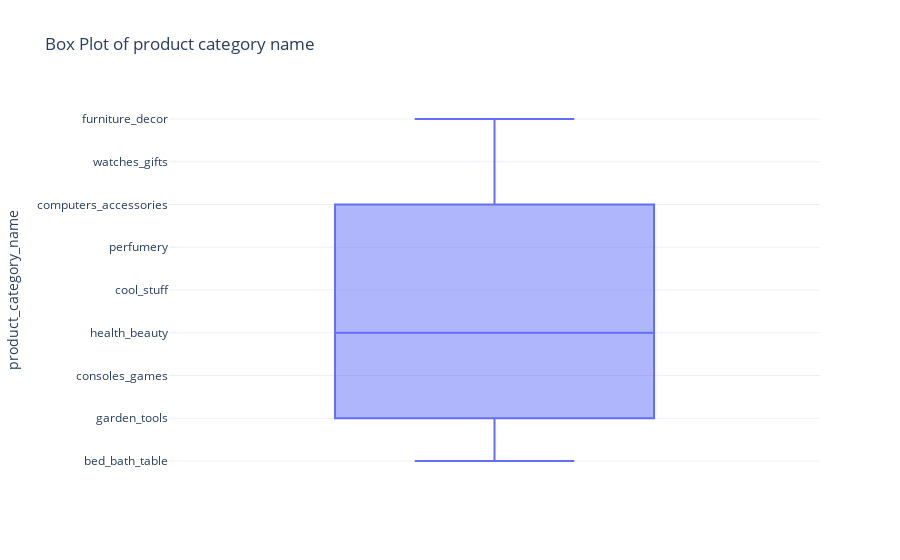

Notebook source saved alongside this figure:
### Code cell
fig = px.box(data, 
             y='product_category_name', 
             title='Box Plot of product category name')
fig.show()

### Figure 1 — Plotly figure (JSON) as saved in the notebook; plotly's stock layout.template omitted (floating-point values rounded to 4 significant figures; data arrays with more than 128 entries replaced by an {"elided": "..."} marker saying what was removed)
{"data": [{"alignmentgroup": "True", "hovertemplate": "product_category_name=%{y}<extra></extra>", "legendgroup": "", "marker": {"color": "#636efa"}, "name": "", "notched": false, "offsetgroup": "", "orientation": "v", "showlegend": false, "type": "box", "x0": " ", "xaxis": "x", "y": {"elided": "676 str values"}, "y0": " ", "yaxis": "y"}], "layout": {"boxmode": "group", "legend": {"tracegroupgap": 0}, "title": {"text": "Box Plot of product category name"}, "xaxis": {"anchor": "y", "domain": [0, 1]}, "yaxis": {"anchor": "x", "domain": [0, 1], "title": {"text": "product_category_name"}}}}
